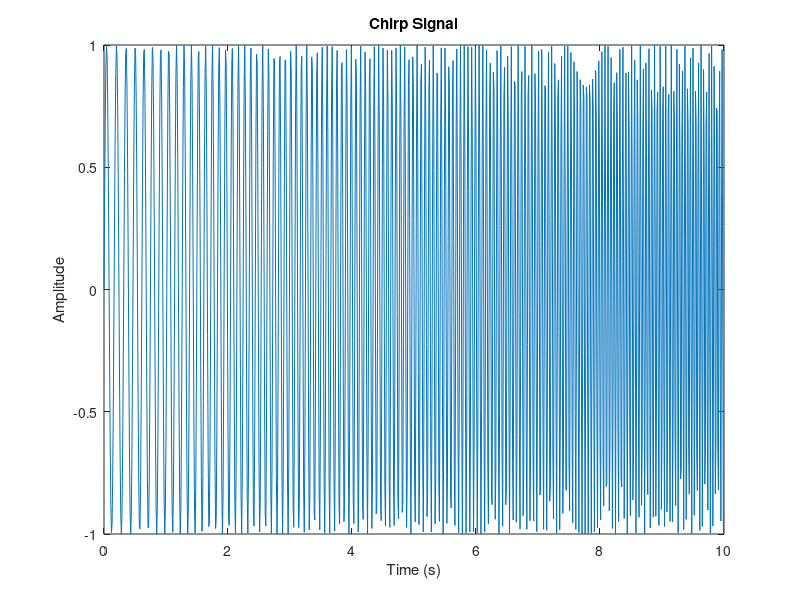
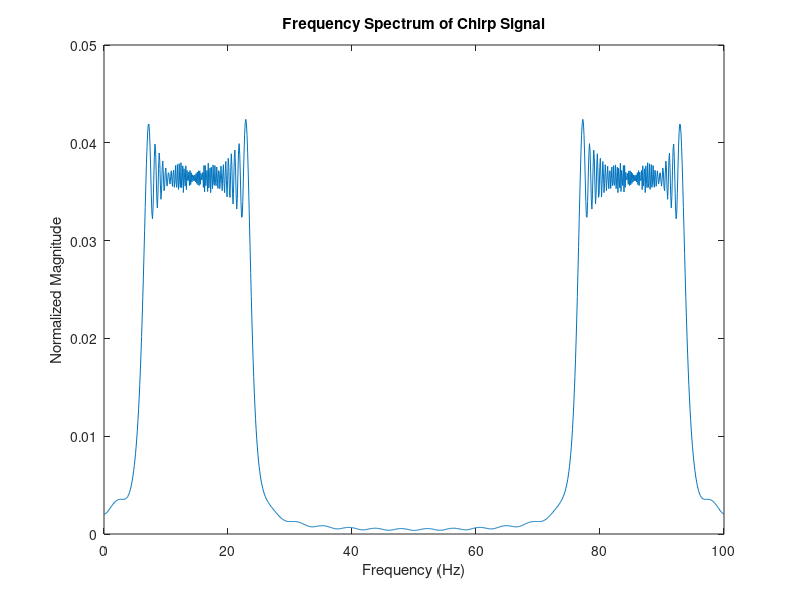

Write the MATLAB code that produced these figures, in order. (Note: this script raises an error after producing the figures.)
close all;

a = 2;

%Sampling frequency
fs = 100;

%Creating time axis
dfs = 1/fs;
t = 0:dfs:10-dfs;

%Generating function f
lower_end = 2 + 2*a; 
upper_end = 5 + 5*a;
slope = (upper_end - lower_end) / (10);
f = lower_end + t * slope;
%plot(t, f)

%Generating chirp signal
x = sin(2*pi*f.*t);
figure;
plot(t,x)
title("Chirp Signal")
xlabel('Time (s)')
ylabel('Amplitude')

% Plot frequency domain representation using FFT
figure;
Nfft = 1024; % number of FFT points
X = fft(x, Nfft);
f = linspace(0, fs, Nfft);
plot(f, abs(X)/Nfft);
xlabel('Frequency (Hz)');
ylabel('Normalized Magnitude');
title('Frequency Spectrum of Chirp Signal');

% Plot spectrogram of the signal
%Hamming window of 100 points
figure;
spectrogram(x, hamming(100), 10, 1024, 100);
ylabel('Time (s)');
xlabel('Frequency (Hz)');
xlim([0 25])
title('Spectrogram of Chirp Signal [hamming(100)]');

%Hamming window of 150 points
figure;
spectrogram(x, hamming(150), 10, 1024, 100);
ylabel('Time (s)');
xlabel('Frequency (Hz)');
xlim([0 25])
title('Spectrogram of Chirp Signal [hamming(150)]');

%Hamming window of 200 points
figure;
spectrogram(x, hamming(200), 10, 1024, 100);
ylabel('Time (s)');
xlabel('Frequency (Hz)');
xlim([0 25])
title('Spectrogram of Chirp Signal [hamming(200)]');

%Hanning window of 100 points
figure;
spectrogram(x, hanning(100), 10, 1024, 100);
ylabel('Time (s)');
xlabel('Frequency (Hz)');
xlim([0 25])
title('Spectrogram of Chirp Signal [hanning(100)]');

%Blackman window of 100 points
figure;
spectrogram(x, blackman(100), 10, 1024, 100);
ylabel('Time (s)');
xlabel('Frequency (Hz)');
xlim([0 25])
title('Spectrogram of Chirp Signal [blackman(100)]');

%Hamming window of 20 points
figure;
spectrogram(x, hamming(20), 10, 1024, 100);
%ylabel('Time (s)');
%xlabel('Frequency (Hz)');
xlim([0 25])
title('Spectrogram of Chirp Signal [hamming(20)]');